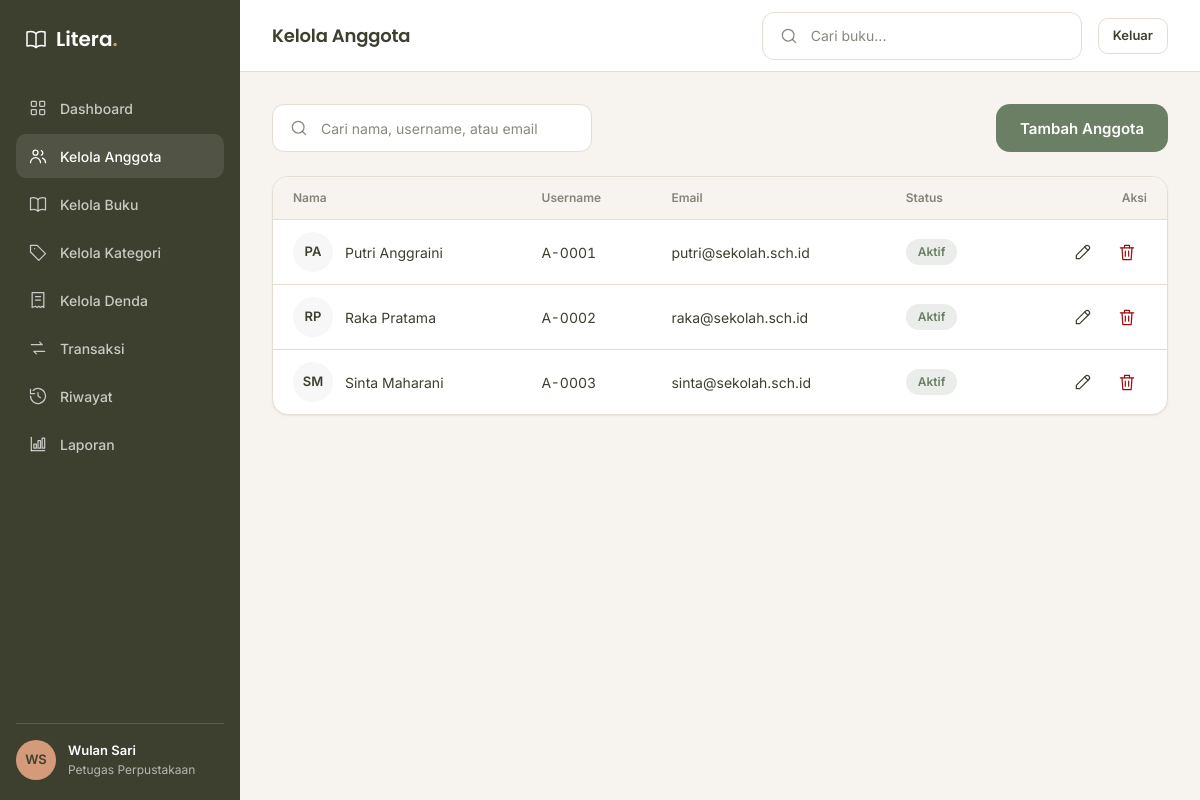
Screenshot of /admin/anggota (signed in) with the database file from the repository.
### tables this page shows
CREATE TABLE users (
    id            INT AUTO_INCREMENT PRIMARY KEY,
    nama          VARCHAR(100) NOT NULL,
    username      VARCHAR(30)  NOT NULL UNIQUE,
    email         VARCHAR(100) NOT NULL,
    password_hash VARCHAR(255) NOT NULL,
    role          ENUM('anggota', 'petugas') NOT NULL DEFAULT 'anggota',
    no_telp       VARCHAR(20)  NULL,
    alamat        VARCHAR(255) NULL,
    status        ENUM('aktif', 'nonaktif') NOT NULL DEFAULT 'aktif',
    created_at    TIMESTAMP NOT NULL DEFAULT CURRENT_TIMESTAMP
);

### app/core/Controller.php (called while the page is built, shortened)
<?php
abstract class Controller
{
    protected function view(string $view, array $data = [], string $layout = 'member'): void
    {
        extract($data, EXTR_SKIP);
        require dirname(__DIR__) . '/views/layouts/' . $layout . '.php';
    }
}

### app/controllers/AnggotaController.php (called while the page is built, shortened)
<?php
final class AnggotaController extends Controller
{
    public function index(): void
    {
        $q = trim((string) ($_GET['q'] ?? ''));
        $halaman = $this->halaman();
        $perHalaman = 20;
        $total = User::hitungAnggota($q);
        $this->view('admin/anggota/index', [
            'judul' => 'Kelola Anggota',
            'daftar' => User::anggota($q, $perHalaman, ($halaman - 1) * $perHalaman),
            'q' => $q,
            'paginasi' => paginasi($total, $perHalaman, $halaman, '/admin/anggota', ['q' => $q]),
        ], 'admin');
    }
}

### public/index.php (called while the page is built, shortened)
<?php
$method = $_SERVER['REQUEST_METHOD'] ?? 'GET';
$path = (string) ($_GET['r'] ?? parse_url($_SERVER['REQUEST_URI'] ?? '/', PHP_URL_PATH) ?? '/');
$path = rawurldecode($path);
$path = '/' . trim($path, '/');
$router = new Router();
$router->get('/', [HomeController::class, 'index']);
$router->get('/login', [AuthController::class, 'form']);
$router->post('/login', [AuthController::class, 'login']);
$router->post('/logout', [AuthController::class, 'logout']);
$router->get('/beranda', [BerandaController::class, 'index'], 'anggota');
$router->get('/buku', [BukuController::class, 'index'], 'anggota');
$router->get('/buku/{id}', [BukuController::class, 'detail'], 'anggota');
$router->get('/pinjam', [PeminjamanController::class, 'form'], 'anggota');
$router->post('/pinjam', [PeminjamanController::class, 'store'], 'anggota');
$router->get('/pinjam/bukti/{id}', [PeminjamanController::class, 'bukti'], 'anggota');
$router->get('/kembali', [PengembalianController::class, 'index'], 'anggota');
$router->post('/kembali', [PengembalianController::class, 'ajukan'], 'anggota');
$router->get('/riwayat', [RiwayatController::class, 'anggota'], 'anggota');
$router->get('/denda', [DendaController::class, 'saya'], 'anggota');
$router->get('/profil', [ProfilController::class, 'index'], 'anggota');
$router->get('/admin', [DashboardController::class, 'index'], 'petugas');
$router->get('/admin/anggota', [AnggotaController::class, 'index'], 'petugas');
$router->get('/admin/anggota/tambah', [AnggotaController::class, 'create'], 'petugas');
$router->post('/admin/anggota', [AnggotaController::class, 'store'], 'petugas');
$router->get('/admin/anggota/{id}/edit', [AnggotaController::class, 'edit'], 'petugas');
$router->post('/admin/anggota/{id}', [AnggotaController::class, 'update'], 'petugas');
$router->post('/admin/anggota/{id}/hapus', [AnggotaController::class, 'destroy'], 'petugas');
$router->get('/admin/buku', [BukuController::class, 'adminIndex'], 'petugas');
$router->get('/admin/buku/tambah', [BukuController::class, 'create'], 'petugas');
$router->post('/admin/buku', [BukuController::class, 'store'], 'petugas');
$router->get('/admin/buku/{id}/edit', [BukuController::class, 'edit'], 'petugas');
$router->post('/admin/buku/{id}', [BukuController::class, 'update'], 'petugas');
$router->post('/admin/buku/{id}/hapus', [BukuController::class, 'destroy'], 'petugas');
$router->get('/admin/kategori', [KategoriController::class, 'index'], 'petugas');
$router->get('/admin/kategori/tambah', [KategoriController::class, 'create'], 'petugas');
$router->post('/admin/kategori', [KategoriController::class, 'store'], 'petugas');
$router->get('/admin/kategori/{id}/edit', [KategoriController::class, 'edit'], 'petugas');
$router->post('/admin/kategori/{id}', [KategoriController::class, 'update'], 'petugas');
$router->post('/admin/kategori/{id}/hapus', [KategoriController::class, 'destroy'], 'petugas');
$router->get('/admin/denda', [DendaController::class, 'index'], 'petugas');
$router->get('/admin/denda/tambah', [DendaController::class, 'create'], 'petugas');
$router->post('/admin/denda', [DendaController::class, 'store'], 'petugas');
$router->get('/admin/denda/{id}/edit', [DendaController::class, 'edit'], 'petugas');
$router->post('/admin/denda/{id}', [DendaController::class, 'update'], 'petugas');
$router->post('/admin/denda/{id}/hapus', [DendaController::class, 'destroy'], 'petugas');
$router->post('/admin/denda/{id}/lunas', [DendaController::class, 'lunas'], 'petugas');
$router->get('/admin/transaksi', [PeminjamanController::class, 'adminIndex'], 'petugas');
$router->get('/admin/transaksi/tambah', [PeminjamanController::class, 'adminCreate'], 'petugas');
$router->post('/admin/transaksi', [PeminjamanController::class, 'adminStore'], 'petugas');
$router->get('/admin/transaksi/{id}', [PeminjamanController::class, 'adminShow'], 'petugas');
$router->post('/admin/transaksi/{id}/kembali', [PengembalianController::class, 'proses'], 'petugas');
$router->get('/admin/riwayat', [RiwayatController::class, 'admin'], 'petugas');
$router->get('/admin/laporan', [LaporanController::class, 'buatLaporan'], 'petugas');
$router->dispatch($method, $path);

### app/core/Database.php (called while the page is built, shortened)
<?php
final class Database
{
    private static ?PDO $pdo = null;
    public static function pdo(): PDO
    {
        if (self::$pdo === null) {
            $dsn = sprintf('mysql:host=%s;dbname=%s;charset=utf8mb4', DB_HOST, DB_NAME);
            self::$pdo = new PDO($dsn, DB_USER, DB_PASS, [
                PDO::ATTR_ERRMODE => PDO::ERRMODE_EXCEPTION,
                PDO::ATTR_DEFAULT_FETCH_MODE => PDO::FETCH_ASSOC,
                PDO::ATTR_EMULATE_PREPARES => false,
            ]);
        }
        return self::$pdo;
    }
}

### app/models/User.php (called while the page is built, shortened)
<?php
final class User
{
    public static function anggota(string $q, int $limit, int $offset): array
    {
        $where = ["role = 'anggota'"];
        $params = [];
        $sql = 'SELECT * FROM users WHERE ' . implode(' AND ', $where) . ' ORDER BY nama LIMIT ' . $limit . ' OFFSET ' . $offset;
        $stmt = Database::pdo()->prepare($sql);
        $stmt->execute($params);
        return $stmt->fetchAll();
    }
}

### app/views/admin/anggota/index.php (the view, shortened to what this page needs)
<div class="toolbar">
    <form class="input" action="<?= e(url('/admin/anggota')) ?>" role="search">
        <?= ikon('search') ?>
        <input type="search" name="q" value="<?= e($q) ?>" placeholder="Cari nama, username, atau email" aria-label="Cari anggota">
    </form>
    <a class="btn btn--primary" href="<?= e(url('/admin/anggota/tambah')) ?>">Tambah Anggota</a>
</div>
<div class="table-card">
    <div class="table-scroll">
        <table class="tabel">
            <thead>
                <tr>
                    <th>Nama</th>
                    <th>Username</th>
                    <th>Email</th>
                    <th>Status</th>
                    <th class="kanan">Aksi</th>
                </tr>
            </thead>
            <tbody>
                <?php foreach ($daftar as $a): ?>
                    <tr>
                        <td>
                            <div class="tabel__nama">
                                <span class="avatar avatar--netral" aria-hidden="true"><?= e(inisial($a['nama'])) ?></span>
                                <?= e($a['nama']) ?>
                            </div>
                        </td>
                        <td class="angka"><?= e($a['username']) ?></td>
                        <td><?= e($a['email']) ?></td>
                        <td><?= badge(ucfirst($a['status']), $a['status'] === 'aktif' ? 'sukses' : 'netral') ?></td>
                        <td>
                            <div class="tabel__aksi">
                                <a class="icon-btn" href="<?= e(url('/admin/anggota/' . $a['id'] . '/edit')) ?>" aria-label="Edit <?= e($a['nama']) ?>"><?= ikon('pencil') ?></a>
                                <button class="icon-btn icon-btn--bahaya" type="button"
                                        data-hapus="<?= e($a['nama']) ?>"
                                        data-aksi="<?= e(url('/admin/anggota/' . $a['id'] . '/hapus')) ?>"
                                        aria-label="Hapus <?= e($a['nama']) ?>"><?= ikon('trash') ?></button>
                            </div>
                        </td>
                    </tr>
                <?php endforeach; ?>
            </tbody>
        </table>
    </div>
</div>

### app/core/Router.php (shortened to what this page needs)
<?php
final class Router
{
    private array $routes = [];
    private function add(string $method, string $pattern, array $handler, ?string $role): void
    {
        $this->routes[] = compact('method', 'pattern', 'handler', 'role');
    }
    public function dispatch(string $method, string $path): void
    {
        foreach ($this->routes as $route) {
            if ($route['method'] !== $method) {
                continue;
            }
            $regex = '#^' . str_replace(['/', '{id}'], ['\/', '([0-9]+)'], $route['pattern']) . '$#';
            if (!preg_match($regex, $path, $cocok)) {
                continue;
            }
            [$kelas, $aksi] = $route['handler'];
            $params = array_map('intval', array_slice($cocok, 1));
            (new $kelas())->{$aksi}(...$params);
            return;
        }
        exit('Halaman tidak ditemukan.');
    }
}

### app/core/helpers.php (shortened to what this page needs)
<?php
function e($nilai): string
{
    return htmlspecialchars((string) $nilai, ENT_QUOTES, 'UTF-8');
}
function url(string $path = ''): string
{
    return BASE_URL . '/' . ltrim($path, '/');
}
function inisial(?string $nama): string
{
    $kata = preg_split('/\s+/', trim((string) $nama)) ?: [];
    $huruf = array_map(static fn ($k) => mb_strtoupper(mb_substr($k, 0, 1)), array_slice($kata, 0, 2));
    return $huruf ? implode('', $huruf) : '?';
}
function badge(string $teks, string $jenis = 'netral'): string
{
    return '<span class="badge badge--' . e($jenis) . '">' . e($teks) . '</span>';
}
function ikon(string $nama, int $ukuran = 20): string
{
    $path = $paths[$nama] ?? '';
    return '<svg class="ikon" width="' . $ukuran . '" height="' . $ukuran . '" viewBox="0 0 24 24" fill="none" stroke="currentColor" stroke-width="1.5" stroke-linecap="round" stroke-linejoin="round" aria-hidden="true">' . $path . '</svg>';
}
function logo(string $href = '#', bool $inverse = false): string
{
    $kelas = 'logo' . ($inverse ? ' logo--inverse' : '');
    $ikon = '<svg class="logo__ikon" width="24" height="24" viewBox="0 0 24 24" fill="none" stroke="currentColor" stroke-width="1.5" stroke-linecap="round" stroke-linejoin="round" aria-hidden="true"><path d="M12 6.5C10 4.5 6.5 4 3 5v14c3.5-1 7-.5 9 1.5 2-2 5.5-2.5 9-1.5V5c-3.5-1-7-.5-9 1.5Z"/><path d="M12 6.5v14"/></svg>';
    return '<a class="' . $kelas . '" href="' . e($href) . '">' . $ikon
        . '<span class="logo__teks">Litera<span class="logo__titik">.</span></span></a>';
}

### public/assets/css/tokens.css (style rules this page uses)
:root { --kelp: #3D402F; --willow: #6B7F64; --whiskey: #D59A7A; --tamarillo: #9C0D0F; --bg: #F7F3EE; --card: #FFFFFF; --sunken: rgba(61, 64, 47, 0.04); --border: #E4DDD3; --ink: #3D402F; --ink-2: rgba(61, 64, 47, 0.62); --ink-inv: #FFFFFF; --tint-success: rgba(107, 127, 100, 0.14); --tint-warning: rgba(213, 154, 122, 0.20); --tint-danger: rgba(156, 13, 15, 0.10); --tint-neutral: rgba(61, 64, 47, 0.08); --radius-kecil: 8px; --radius-input: 12px; --radius-tombol: 14px; --radius-kartu: 16px; --radius-pil: 999px; --bayang-halus: 0 1px 2px 0 rgba(61, 64, 47, 0.08); --bayang-angkat: 0 12px 32px 0 rgba(61, 64, 47, 0.10); --jarak-1: 4px; --jarak-2: 8px; --jarak-3: 12px; --jarak-4: 16px; --jarak-5: 24px; --jarak-6: 32px; --font-judul: 'Poppins', system-ui, -apple-system, 'Segoe UI', sans-serif; --font-teks: 'Inter', system-ui, -apple-system, 'Segoe UI', sans-serif; }

### public/assets/css/app.css (style rules this page uses)
*, *::before, *::after { box-sizing: border-box; }
html { -webkit-text-size-adjust: 100%; }
body { margin: 0; font-family: var(--font-teks); font-size: 14px; line-height: 1.5; color: var(--ink); background: var(--bg); }
a { color: var(--willow); text-decoration: none; }
button, input, select, textarea { font: inherit; color: inherit; }
button { cursor: pointer; }
img, svg { display: block; }
.angka { font-variant-numeric: tabular-nums; }
.ikon { flex: none; }
.logo { display: inline-flex; align-items: center; gap: 8px; font-family: var(--font-judul); font-size: 20px; font-weight: 600; color: var(--kelp); text-decoration: none; }
.logo__ikon { width: 24px; height: 24px; color: var(--willow); }
.logo__titik { color: var(--whiskey); }
.logo--inverse { color: var(--ink-inv); }
.logo--inverse .logo__ikon { color: var(--ink-inv); }
.btn { display: inline-flex; align-items: center; justify-content: center; gap: 8px; height: 48px; padding: 0 24px; border: 0; border-radius: var(--radius-tombol); font-family: var(--font-teks); font-size: 15px; font-weight: 600; line-height: 1; text-decoration: none; white-space: nowrap; transition: background-color .15s, color .15s, border-color .15s; }
.btn--primary { background: var(--willow); color: #fff; }
.icon-btn { display: inline-grid; place-items: center; width: 40px; height: 40px; border: 0; border-radius: 10px; background: transparent; color: var(--ink); }
.icon-btn--bahaya { color: var(--tamarillo); }
.badge { display: inline-flex; align-items: center; padding: 5px 12px; border-radius: var(--radius-pil); font-size: 12px; font-weight: 600; line-height: 1.3; white-space: nowrap; }
.badge--sukses { background: var(--tint-success); color: var(--willow); }
.input { display: flex; align-items: center; gap: 10px; height: 48px; padding: 0 16px; background: var(--card); border: 1px solid var(--border); border-radius: var(--radius-input); transition: border-color .15s, box-shadow .15s; }
.input input, .input select { flex: 1; min-width: 0; height: 100%; border: 0; background: transparent; outline: 0; font-size: 14px; }
.input input::placeholder { color: var(--ink-2); }
.input .ikon { color: var(--ink-2); }
.avatar { display: inline-flex; align-items: center; justify-content: center; flex: none; width: 40px; height: 40px; border-radius: 50%; background: var(--whiskey); color: var(--kelp); font-size: 13px; font-weight: 600; }
.avatar--netral { background: var(--sunken); color: var(--ink); }
.admin { background: var(--bg); }
.sidebar .logo { padding: 0 8px; margin-bottom: 32px; }
.side-link .ikon { width: 20px; height: 20px; }
.toolbar { display: flex; align-items: center; gap: 16px; }
.toolbar .input { width: 320px; }
.toolbar .btn { margin-left: auto; }
.table-card { background: var(--card); border: 1px solid var(--border); border-radius: var(--radius-kartu); overflow: hidden; box-shadow: var(--bayang-halus); }
.table-scroll { overflow-x: auto; }
.tabel { width: 100%; min-width: 720px; border-collapse: collapse; }
.tabel th { padding: 12px 20px; background: var(--bg); border-bottom: 1px solid var(--border); color: var(--ink-2); font-size: 12px; font-weight: 600; text-align: left; white-space: nowrap; }
.tabel td { padding: 12px 20px; border-bottom: 1px solid var(--border); font-size: 14px; vertical-align: middle; }
.tabel tbody tr:last-child td { border-bottom: 0; }
.tabel .kanan { text-align: right; }
.tabel__nama { display: flex; align-items: center; gap: 12px; }
.tabel__aksi { display: flex; gap: 4px; justify-content: flex-end; }

### rows the page displays
users: nama "PA", nama "Putri Anggraini", username "A-0001", email "putri@sekolah.sch.id", $ukuran 20 (drawn)
users: nama "RP", nama "Raka Pratama", username "A-0002", email "raka@sekolah.sch.id", $ukuran 20 (drawn)
users: nama "SM", nama "Sinta Maharani", username "A-0003", email "sinta@sekolah.sch.id", $ukuran 20 (drawn)

### other values shown
$label "Dashboard"
$label "Kelola Anggota"
$label "Kelola Buku"
$label "Kelola Kategori"
$label "Kelola Denda"
$label "Transaksi"
$label "Riwayat"
$label "Laporan"
